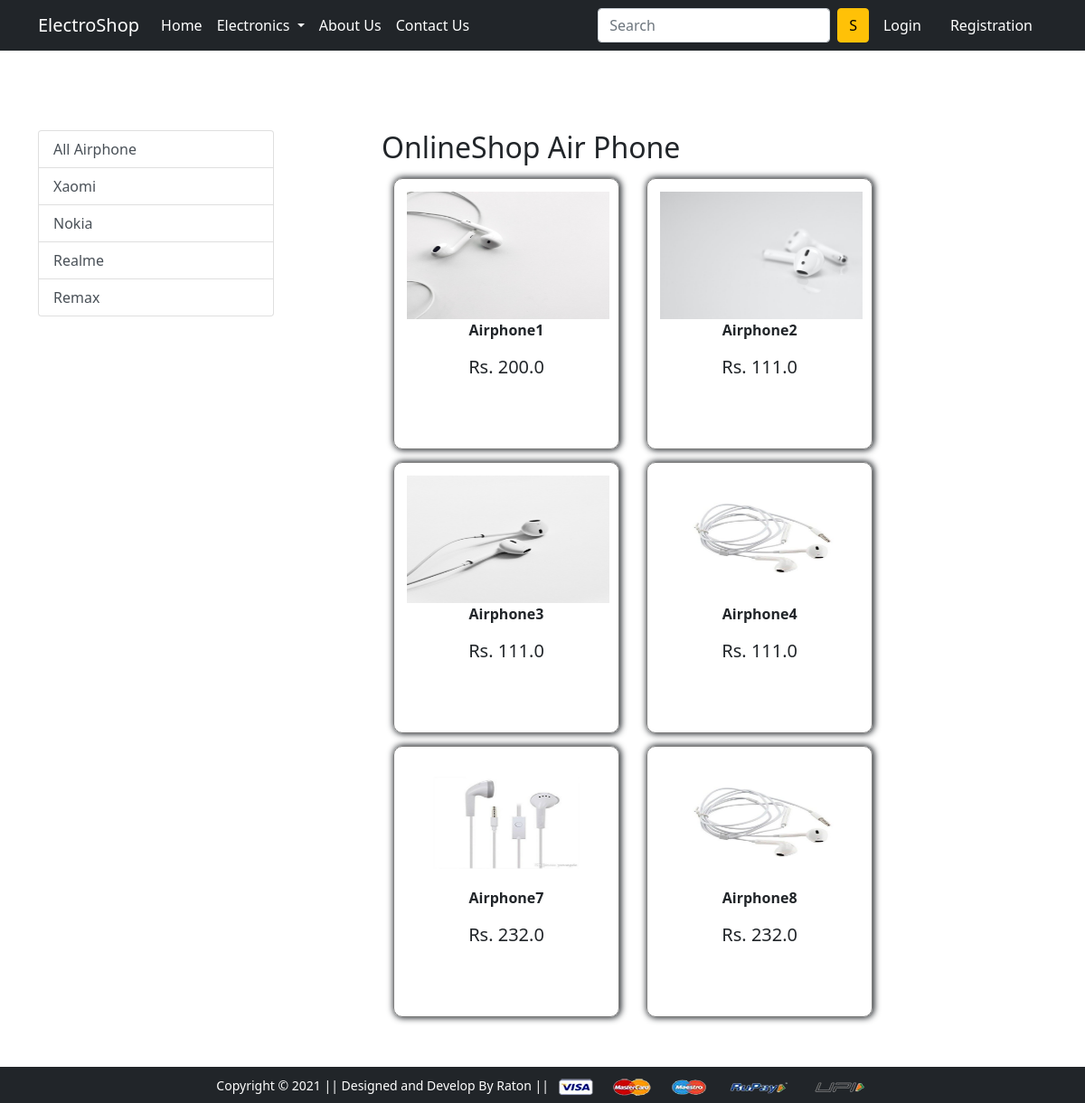
Screenshot of /airphone/ with the database file from the repository.
### app/models.py (models this page shows, shortened)
class Product(models.Model):
    title = models.CharField(max_length=100)
    selling_price = models.FloatField()
    discount_price = models.FloatField()
    description = models.TextField()
    brand = models.CharField(max_length=100)
    category = models.CharField(choices=CATEGORY_CHOICES, max_length=2)
    product_image = models.ImageField(upload_to='productimg')

### app/views.py (the view)
# urls.py: path('airphone/', views.airphone, name='airphone'),
def airphone(request, data=None):
    if data == None:
        airphone = Product.objects.filter(category='A')
    elif data == 'Xaomi' or data == 'Nokia' or data == 'Realme' or data == 'Remax':
        airphone = Product.objects.filter(category='A').filter(brand=data)
    return render(request, 'app/airphone.html', {'airphone': airphone})

### app/templates/app/airphone.html (shortened to what this page needs)
{% extends 'app/base.html' %}
{% load static %} {% block title %}Buy Now{%endblock title %}
{% block main-content %}
<div class="container my-5">
  <div class="row">
    <div class="col-sm-3">
      <div class="list-group" style="margin-top: 6rem !important">
        <a
          href="{% url 'airphone' %}"
          class="list-group-item list-group-item-action"
          >All Airphone</a
        >
        <a
          href="{% url 'airphonedata' 'Xaomi' %}"
          class="list-group-item list-group-item-action"
          >Xaomi</a
        >
        <a
          href="{% url 'airphonedata' 'Nokia' %}"
          class="list-group-item list-group-item-action"
          >Nokia</a
        >
        <a
          href="{% url 'airphonedata' 'Realme' %}"
          class="list-group-item list-group-item-action"
          >Realme</a
        >
        <a
          href="{% url 'airphonedata' 'Remax' %}"
          class="list-group-item list-group-item-action"
          >Remax</a
        >
      </div>
    </div>
    <div class="col-sm-8 offset-sm-1" style="margin-top: 6rem !important">
      <h2>OnlineShop Air Phone</h2>
      <div class="airphone_page">
        {% for i in airphone %}
        <a href="{% url 'product-detail' i.id %}" class="btn"
          ><div class="item">
            <img src="{{i.product_image.url}}" alt="" height="180px" />
            <p class="fw-bold">{{i.title}}</p>
            <br />
            <p class="mb-dis fs-5" style="margin-top: -26px">
              Rs. {{i.discount_price}}
            </p>
          </div></a
        >
        {% endfor %}
      </div>
    </div>
  </div>
</div>
{% endblock main-content %}

### app/static/app/css/style.css (style rules this page uses)
.item { height: 300px; width: 250px; padding: 14px; border: 1px solid gray; box-shadow: 1px 0px 7px 1px; }

### rows the page displays
Product: product_image (picture), title "Airphone1", discount_price "200.0"
Product: product_image (picture), title "Airphone2", discount_price "111.0"
Product: product_image (picture), title "Airphone3", discount_price "111.0"
Product: product_image (picture), title "Airphone4", discount_price "111.0"
Product: product_image (picture), title "Airphone7", discount_price "232.0"
Product: product_image (picture), title "Airphone8", discount_price "232.0"
